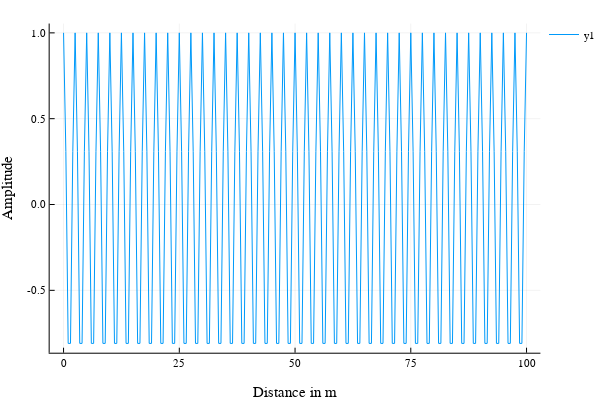

Source (notebook cell):
### Code cell
begin
	k_bw = 0.2
	y_bw = exp.(im*2*pi*k_bw/dx.*space_coordinate)
	plot(space_coordinate, real(y_bw), xlabel="Distance in m", ylabel="Amplitude")
end

### Figure 1 — Plotly figure (JSON) as saved in the notebook; plotly's stock layout.template omitted (floating-point values rounded to 4 significant figures; data arrays with more than 128 entries replaced by an {"elided": "..."} marker saying what was removed)
{"data": [{"colorbar": {"title": ""}, "legendgroup": "y1", "line": {"color": "rgba(0, 154, 250, 1.000)", "dash": "solid", "shape": "linear", "width": 1}, "mode": "lines", "name": "y1", "showlegend": true, "type": "scatter", "x": {"elided": "201 float values"}, "xaxis": "x1", "y": {"elided": "201 float values"}, "yaxis": "y1", "zmax": null, "zmin": null}], "layout": {"annotations": [], "height": 400, "legend": {"bgcolor": "rgba(255, 255, 255, 1.000)", "bordercolor": "rgba(0, 0, 0, 1.000)", "font": {"color": "rgba(0, 0, 0, 1.000)", "family": "sans-serif", "size": 11}, "tracegroupgap": 0, "x": 1, "y": 1}, "margin": {"b": 20, "l": 0, "r": 0, "t": 20}, "paper_bgcolor": "rgba(255, 255, 255, 1.000)", "plot_bgcolor": "rgba(255, 255, 255, 1.000)", "showlegend": true, "width": 600, "xaxis": {"anchor": "y1", "domain": [0.09128, 0.9934], "gridcolor": "rgba(0, 0, 0, 0.100)", "gridwidth": 0.5, "linecolor": "rgba(0, 0, 0, 1.000)", "mirror": false, "range": [-3, 103], "showgrid": true, "showline": true, "showticklabels": true, "tickangle": 0, "tickcolor": "rgb(0, 0, 0)", "tickfont": {"color": "rgba(0, 0, 0, 1.000)", "family": "sans-serif", "size": 11}, "tickmode": "array", "ticks": "inside", "ticktext": ["0", "25", "50", "75", "100"], "tickvals": [0, 25, 50, 75, 100], "title": "Distance in m", "titlefont": {"color": "rgba(0, 0, 0, 1.000)", "family": "sans-serif", "size": 15}, "type": "-", "visible": true, "zeroline": false, "zerolinecolor": "rgba(0, 0, 0, 1.000)"}, "yaxis": {"anchor": "x1", "domain": [0.07581, 0.9902], "gridcolor": "rgba(0, 0, 0, 0.100)", "gridwidth": 0.5, "linecolor": "rgba(0, 0, 0, 1.000)", "mirror": false, "range": [-0.8633, 1.054], "showgrid": true, "showline": true, "showticklabels": true, "tickangle": 0, "tickcolor": "rgb(0, 0, 0)", "tickfont": {"color": "rgba(0, 0, 0, 1.000)", "family": "sans-serif", "size": 11}, "tickmode": "array", "ticks": "inside", "ticktext": ["-0.5", "0.0", "0.5", "1.0"], "tickvals": [-0.5, 0, 0.5, 1], "title": "Amplitude", "titlefont": {"color": "rgba(0, 0, 0, 1.000)", "family": "sans-serif", "size": 15}, "type": "-", "visible": true, "zeroline": false, "zerolinecolor": "rgba(0, 0, 0, 1.000)"}}}
